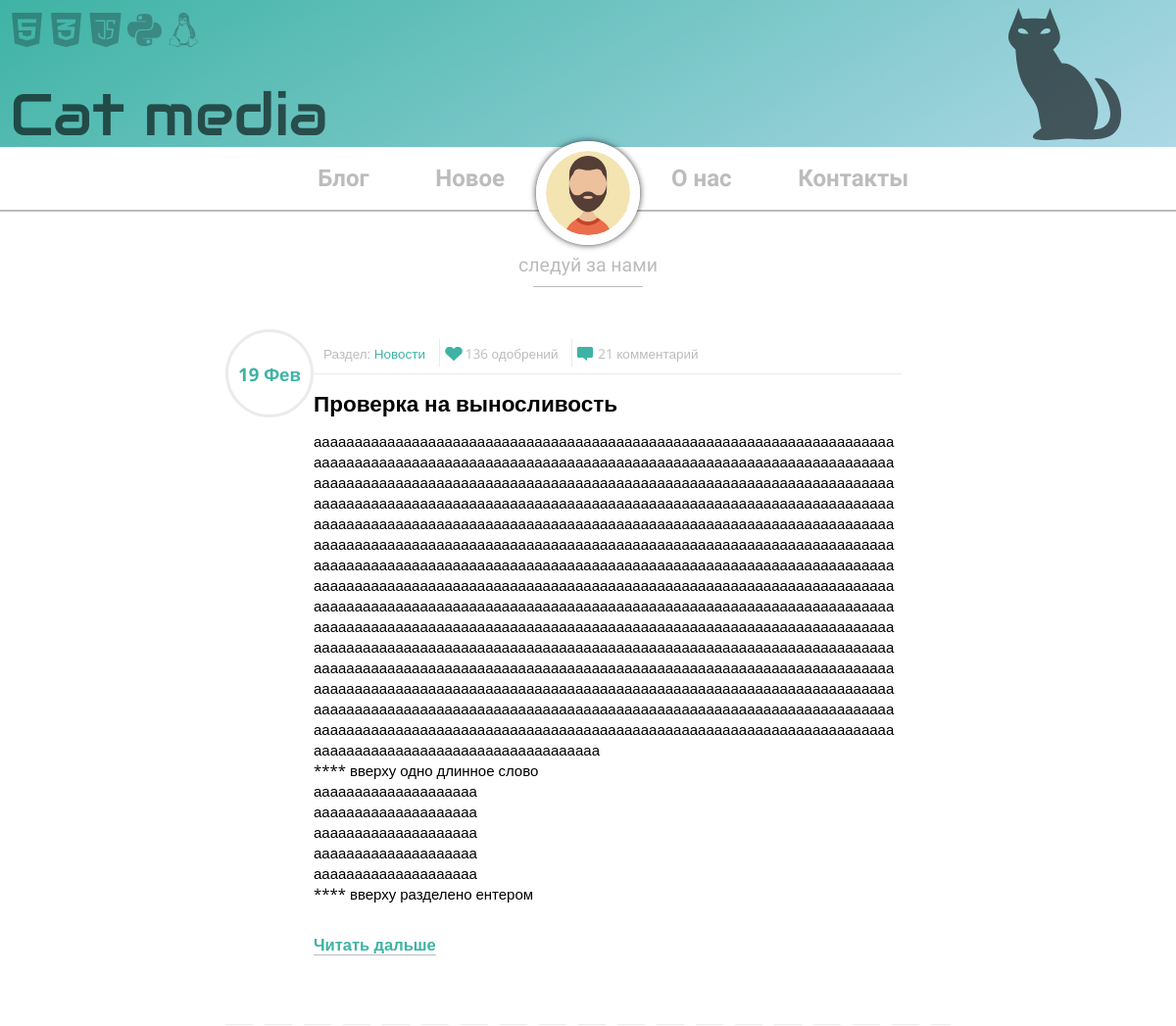
The app's page / (upper part), older data.
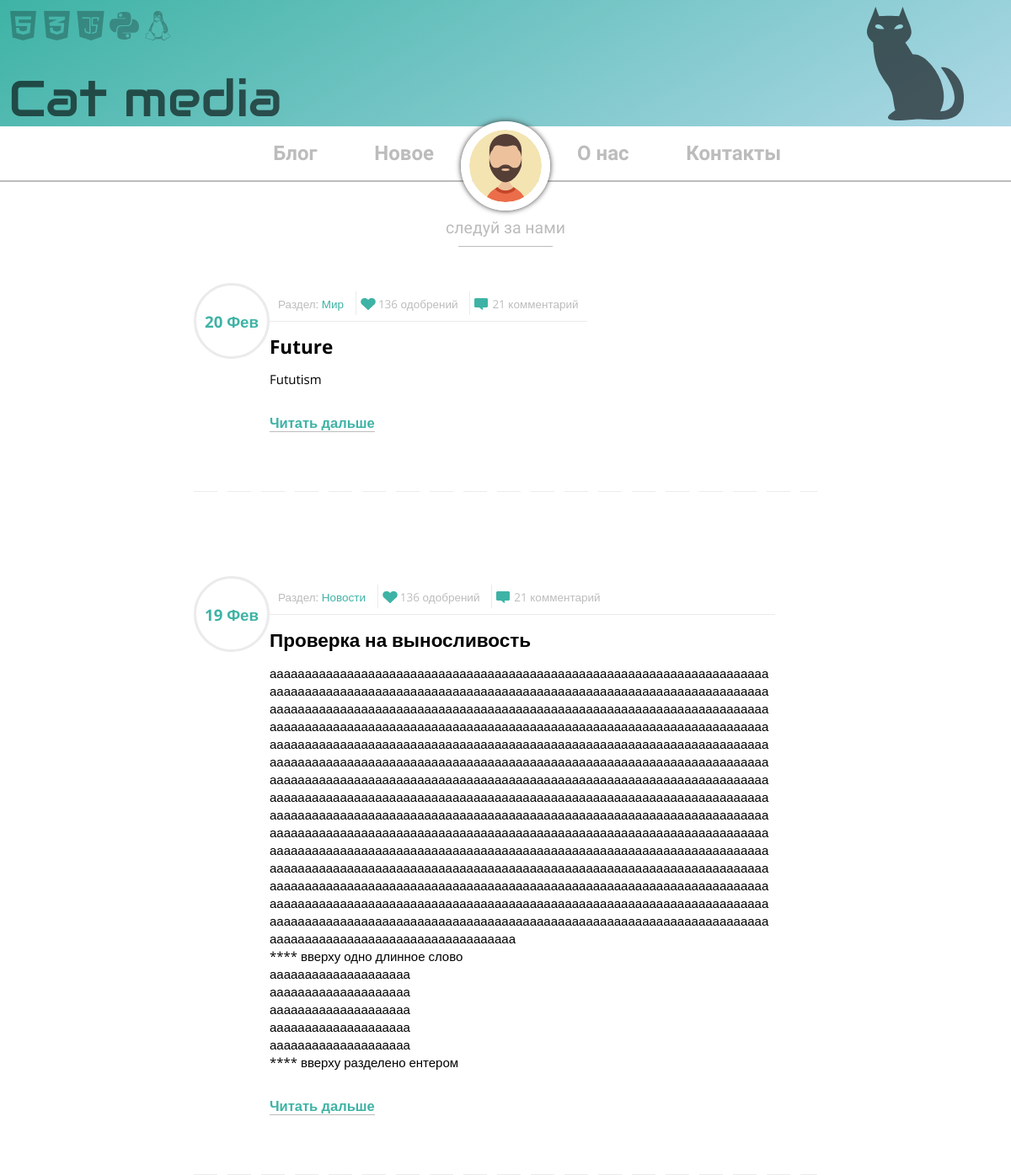
The same page, newer data.
### blog/models.py (models this page shows, shortened)
class Post(models.Model):
    title = models.CharField(max_length=50)
    slug = models.SlugField(max_length=60, unique=True, default='')
    text = models.TextField(max_length=30000)
    create_date = models.DateTimeField(blank=True, auto_now_add=True)
    pub_date = models.DateTimeField(blank=True, null=True)
    category = models.ForeignKey(Category, on_delete=models.PROTECT)
    pseudo = models.ForeignKey(Pseudo, on_delete=models.PROTECT)
    tags = models.ManyToManyField(Tag)

class Category(models.Model):
    name = models.CharField(max_length=40)
    slug = models.SlugField(max_length=60, unique=True, default='')

### blog/views.py (the view)
# urls.py: path('', views.IndexView.as_view(), name='home'),
class IndexView(generic.ListView):
    template_name = 'blog/index.html'
    context_object_name = 'posts'
    def get_queryset(self):
        return Post.objects.filter(pub_date__lte=timezone.now()).order_by('-pub_date')[:10]

### blog/templates/blog/index.html (shortened to what this page needs)
{% extends 'blog/base.html' %}
{% block content %}
    {% for post in posts %}
        {% include 'blog/post-teaser.html' %}
    {% endfor %}
{% endblock %}

### blog/templates/blog/post-teaser.html
{% extends 'blog/post-base.html' %}
{% block article_body %}
    <section class="article-content">
        {{ post.text|linebreaks|truncatewords_html:50 }}
    </section>
    <a class="read-more" href="{% url 'blog:article-detail' post.slug %}#top">Читать дальше</a>
{% endblock %}
{% block article_separator %}
    <div class="post-container-preview-after"></div>
{% endblock %}

### blog/templates/blog/post-base.html (shortened to what this page needs)
<div class="post-container clearfix">
    <aside class="post-col-left">
            <div class="date-circle">
                <div class="circle-date-layout">
                    <span><a href="#" name="top">{{ post.pub_date|date:"d M" }}</a></span>
                </div>
            </div>
    </aside>
    <div class="post-col-right">
        <div class="post-info">
            <div class="category indicator">
                <span>Раздел: </span>
                <a class="category-name" href="#">{{ post.category.name.capitalize }}</a>
            </div>
            <div class="likes indicator">
                <span class="likes-counter">136</span>
                <span>одобрений</span>
            </div>
            <div class="comments indicator">
                <span class="comment-counter">21</span>
                <span>комментарий</span>
            </div>
        </div>
        <article>
            <header>
                <h1><a href="{% url 'blog:article-detail' post.slug %}#top">{{ post.title }}</a></h1>
            </header>
            {% block article_body %}
            {% endblock %}
        </article>
    </div>
</div>
{% block article_separator %}
{% endblock %}

Row changes from the older to the newer data that the page shows:
added Post: pub_date "20 Фев", category.name "Мир", title "Future", text "Fututism"
